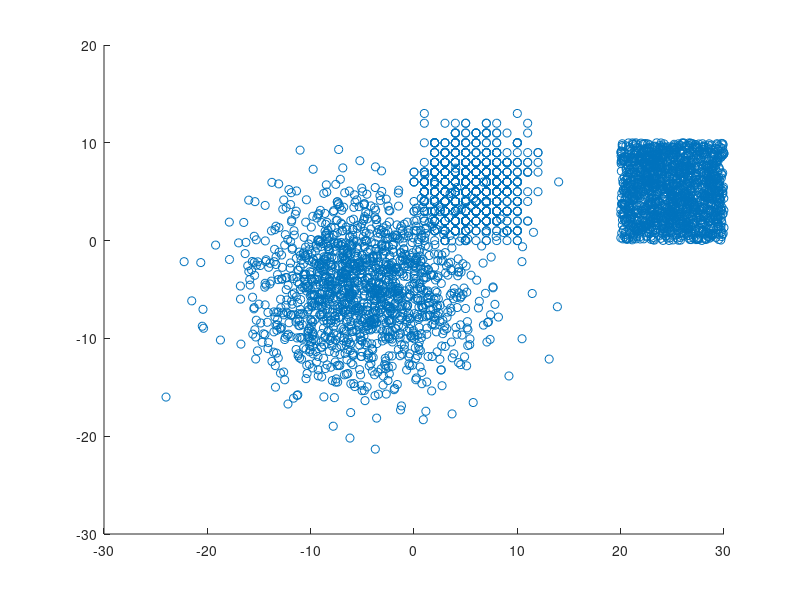

The MATLAB script that drew this image: (Note: this script raises an error after producing the figure.)
clear all 
close all 

%%%%%%%%%%%%%%%%%%%%%%%%%%%%%%%%%%%%%%%%%%%%%%%%
% Experiment Settings
%%%%%%%%%%%%%%%%%%%%%%%%%%%%%%%%%%%%%%%%%%%%%%%%
% PDF configuration
x_min = 20; x_max = 30;
y_min = 0; y_max = 10;
x_min_g = 0; x_max_g = -10;
y_min_g = 0; y_max_g = -10; 
p_lambda_x = 5;
p_lambda_y = 5;
mu_x = (x_min_g + x_max_g)/2; % Gaussian parameters
mu_y = (y_min_g + y_max_g)/2;
sigma_x = (x_max - x_min) / 2;
sigma_y = (y_max - y_min) / 2;
sampleSize = 1500; % total samples per distribution
HalfPeriod_L = [ x_max+(x_max - x_min)*3 y_max+(y_max - y_min)*3 ];
Mixture_N = 20; % total number of mixture components
Trimming_Factor = 20; 
Convergence_Factor = 0.0000001;
% view settings
my_xlim = 60; 
my_ylim = 60; 
my_zlim = 0.011;
my_view = [348 21];

%%%%%%%%%%%%%%%%%%%%%%%%%%%%%%%%%%%%%%%%%%%%%%%%
% Sample generation
%%%%%%%%%%%%%%%%%%%%%%%%%%%%%%%%%%%%%%%%%%%%%%%%
rng('shuffle');
% Uniform samples
x_samples_uniform = x_min + (x_max - x_min) * rand( sampleSize, 1 );
y_samples_uniform = y_min + (y_max - y_min) * rand( sampleSize, 1 );
% Gaussian samples
x_samples_gaussian = mu_x + sigma_x * randn(sampleSize, 1);
y_samples_gaussian = mu_y + sigma_y * randn(sampleSize, 1);
% Poisson samples
x_samples_poisson = poissrnd(p_lambda_x, sampleSize, 1);
y_samples_poisson = poissrnd(p_lambda_y, sampleSize, 1);
% Input concatenation & shuffle
x_input = [x_samples_gaussian x_samples_uniform x_samples_poisson];
y_input = [y_samples_gaussian y_samples_uniform y_samples_poisson];
inputArray = [x_input(:), y_input(:)];
idx = randperm(size(inputArray, 2));
inputArray = inputArray(:, idx);
% plot input in scattered form 
figure;
scatter(x_input, y_input);

%%%%%%%%%%%%%%%%%%%%%%%%%%%%%%%%%%%%%%%%%%%%%%%%
% EMoFS Estimation
%%%%%%%%%%%%%%%%%%%%%%%%%%%%%%%%%%%%%%%%%%%%%%%%
[pdf_index, Estimated_PDF] = emofs( ...
    inputArray, HalfPeriod_L, Mixture_N, Trimming_Factor, ...
    Convergence_Factor); 
% Generate X,Y,Z indices from pdf_index
MaxPeriod = max(HalfPeriod_L) * 2 + 1;
x_axis = pdf_index(:,1);
y_axis = pdf_index(:,2);
z_axis = Estimated_PDF;
% Reshape into grid form
X = reshape(x_axis, MaxPeriod, MaxPeriod);
Y = reshape(y_axis, MaxPeriod, MaxPeriod);
Z_emofs = reshape(z_axis, MaxPeriod, MaxPeriod);
% Plot the estimated pdf
figure;
surf(X, Y, Z_emofs); 
xlabel('x (in)');
ylabel('y (in)');
zlabel('Estimated PDF by EMoFS');
set(gca,'ydir','reverse');
% Show in 2D contour
figure;
contour(X, Y, Z_emofs, Mixture_N, 'k');  % 2D contour

%%%%%%%%%%%%%%%%%%%%%%%%%%%%%%%%%%%%%%%%%%%%%%%%
% Original PDF and its illustration
%%%%%%%%%%%%%%%%%%%%%%%%%%%%%%%%%%%%%%%%%%%%%%%%
% Uniform
pdf_val = 1 / ((x_max - x_min) * (y_max - y_min ));
Z_orig_uniform = zeros(size(X));
inside = (X >= x_min & X <= x_max) & (Y >= y_min & Y <= y_max);
Z_orig_uniform(inside) = pdf_val;
% Gaussian
Z_orig_gaussian = (1 / (2*pi*sigma_x*sigma_y)) * ...
      exp(-((X - mu_x).^2 / (2*sigma_x^2)+...
      (Y - mu_y).^2 / (2*sigma_y^2)));
% Poisson
Z_orig_poisson = poisspdf(X, p_lambda_x) .* poisspdf(Y, p_lambda_y);
% Concatenation & Normalization
Z_orig = Z_orig_uniform + Z_orig_gaussian + Z_orig_poisson;
Z_orig = Z_orig / sum(Z_orig(:));
% Plot
figure;
surf(X, Y, Z_orig); 
xlabel('x (in)');
ylabel('y (in)');
zlabel('Original PDF');
set(gca,'ydir','reverse');

%%%%%%%%%%%%%%%%%%%%%%%%%%%%%%%%%%%%%%%%%%%%%%%%
% IGMM Estimation
%%%%%%%%%%%%%%%%%%%%%%%%%%%%%%%%%%%%%%%%%%%%%%%%
options = statset('MaxIter',1000, 'Display','final');
gmdist = fitgmdist(inputArray, Mixture_N,'Options',options); % Mixture_N components
grid_points = [x_axis, y_axis];
f = pdf(gmdist, grid_points);
Z_igmm = reshape(f, MaxPeriod, MaxPeriod);
% Plot
figure;
h1 = surf(X, Y, Z_igmm);
xlabel('x (in)');
ylabel('y (in)');
zlabel('Estimated PDF by IGMM');
set(gca,'ydir','reverse');


%%%%%%%%%%%%%%%%%%%%%%%%%%%%%%%%%%%%%%%%%%%%%%%%
% Draw EMoFS and Original Together
%%%%%%%%%%%%%%%%%%%%%%%%%%%%%%%%%%%%%%%%%%%%%%%%
% create the first surface using colors from the winter colormap
fig = figure(); 
tcl = tiledlayout(fig,1,1); 
ax = nexttile(tcl); 
surf1Colormap = winter(); 
tc = colormapToTruecolor(surf1Colormap,Z_orig);  
hsurf1 = surf(ax,X,Y,Z_orig,tc,'FaceColor','interp','EdgeAlpha',0.3);
set(hsurf1, 'FaceAlpha', 0.2);
% create second surface using colors from the autumn colormap
hold on
surf2Colormap = spring(); 
tc = colormapToTruecolor(surf2Colormap,Z_emofs);
hsurf2 = surf(ax,X,Y,Z_emofs,tc,'FaceColor','interp','EdgeAlpha',0.3);
axHidden = axes(tcl,'visible','off','HandleVisibility','off');
colormap(ax,surf1Colormap)
colormap(axHidden,surf2Colormap)
cb1 = colorbar(ax);
cb1.Layout.Tile = 'east';
cb1.Label.String = 'Original PDF';
cb2 = colorbar(axHidden);
cb2.Layout.Tile = 'east';
cb2.Label.String = 'Estimation by EMoFS';
xlim([ -my_xlim my_xlim ]);
ylim([ -my_ylim my_ylim ]);
zlim([0 my_zlim]);
view( my_view );
xlabel('x (in)');
ylabel('y (in)');
zlabel('Original PDF vs EMoFS');


%%%%%%%%%%%%%%%%%%%%%%%%%%%%%%%%%%%%%%%%%%%%%%%%
% Draw IGMM and Original Together
%%%%%%%%%%%%%%%%%%%%%%%%%%%%%%%%%%%%%%%%%%%%%%%%
% create the first surface using colors from the winter colormap
fig = figure(); 
tcl = tiledlayout(fig,1,1); 
ax = nexttile(tcl); 
surf1Colormap = winter(); 
tc = colormapToTruecolor(surf1Colormap,Z_orig);  
hsurf1 = surf(ax,X,Y,Z_orig,tc,'FaceColor','interp','EdgeAlpha',0.3);
set(hsurf1, 'FaceAlpha', 0.2);
% create second surface using colors from the autumn colormap
hold on
surf2Colormap = spring(); 
tc = colormapToTruecolor(surf2Colormap,Z_igmm);
hsurf2 = surf(ax,X,Y,Z_igmm,tc,'FaceColor','interp','EdgeAlpha',0.3);
axHidden = axes(tcl,'visible','off','HandleVisibility','off');
colormap(ax,surf1Colormap)
colormap(axHidden,surf2Colormap)
cb1 = colorbar(ax);
cb1.Layout.Tile = 'east';
cb1.Label.String = 'Original PDF';
cb2 = colorbar(axHidden);
cb2.Layout.Tile = 'east';
cb2.Label.String = 'Estimation by IGMM';
xlim([ -my_xlim my_xlim ]);
ylim([ -my_ylim my_ylim ]);
zlim([0 my_zlim]);
view( my_view );
xlabel('x (in)');
ylabel('y (in)');
zlabel('Original PDF vs IGMM');


%%%%%%%%%%%%%%%%%%%%%%%%%%%%%%%%%%%%%%%%%%%%%%%%
% RMS calculation
%%%%%%%%%%%%%%%%%%%%%%%%%%%%%%%%%%%%%%%%%%%%%%%%
error_diff = Z_orig - Z_emofs;
error_rms = sqrt(sum(error_diff.^2, "all")); 
fprintf("RSS EMoFS:  %f\n", error_rms);
error_diff = Z_orig - Z_igmm;
error_rms = sqrt(sum(error_diff.^2, "all")); 
fprintf("RSS IGMM:  %f\n", error_rms);


%%%%%%%%%%%%%%%%%%%%%%%%%%%%%%%%%%%%%%%%%%%%%%%%
% colormapToTruecolor function description
%%%%%%%%%%%%%%%%%%%%%%%%%%%%%%%%%%%%%%%%%%%%%%%%
function tc = colormapToTruecolor(map,ZData)
    % map is a n-by-3 colormap matrix
    % ZData is a k-by-w matrix of ZData (or CData, I suppose)
    % tc is a kxwx3 Truecolor array based on map and ZData values.
    tcIdx = round(rescale(ZData,1,height(map)));
    tc = reshape(map(tcIdx,:),[size(ZData),3]);
end
